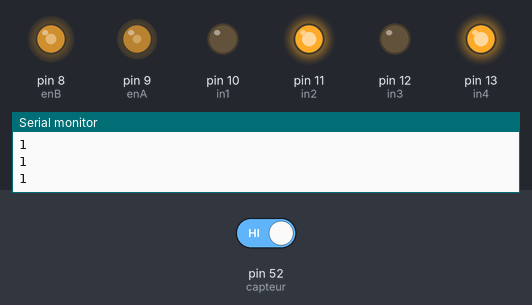
A sketch run on a simulated Arduino Mega 2560, built with avr-gcc and run on an emulated ATmega2560. On the bench: output pins drawn as LEDs (lit = HIGH), the last lines printed to the serial monitor. Dashed ring = blinking. The inputs (shaded band) are chosen by the test bench; at power-on: pin 52 (capteur) HIGH.

Above: at 1.2 s.
1.3 s: pin 52 (capteur) driven LOW
At 1.4 s:
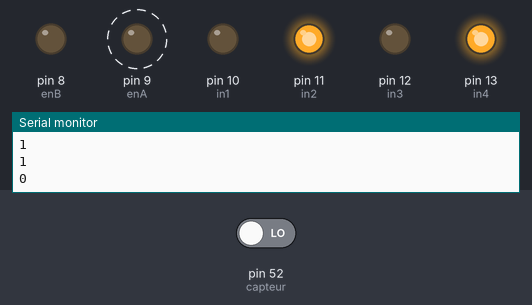
At 2.2 s:
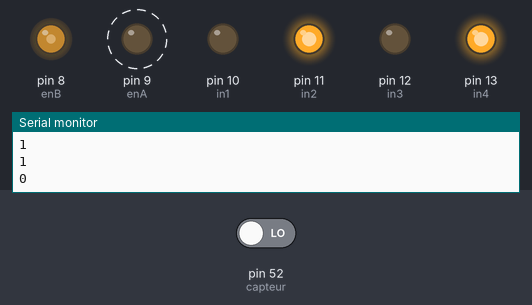
4.3 s: pin 52 (capteur) driven HIGH
At 6.5 s:
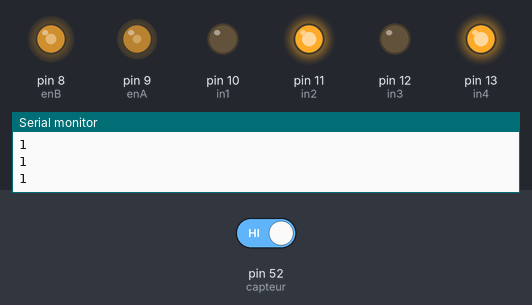
Timing chart, 0 to 8.0 s (numbered marks = the images above; inputs shaded):
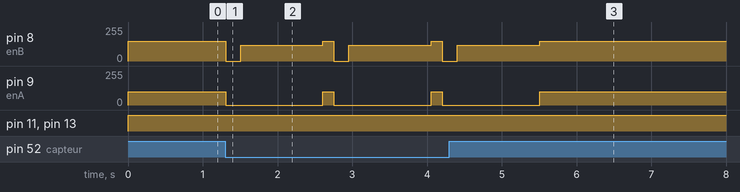

Measured:
- after the input at 1.3 s, pin 8 (enB): 150/255 → 0/255 at once, → 120/255 0.20 s later, → 150/255 1.1 s later, → 0/255 0.15 s later, … (7 changes in this stretch); pin 9 (enA): alternates 100/255 for 0.15 s and 0/255 for 1.3 s, starting at once
- after the input at 4.3 s, pin 9 (enA): goes on until 5.5 s, then stays 100/255

The sketch:

cap_obs.ino
```cpp
int capteur =52; //pin of the obstacle capteur
int detection;  //varibale to but the valeur of the capteur i
//moteur left
  int in3=12;
  int in4=13;
  int enB=8;
//ùoteur right

int in1 =10;
int in2 =11;
int enA = 9;

void setup() {
  pinMode(capteur, INPUT);
  pinMode(enA, OUTPUT);
  pinMode(enB, OUTPUT);
  pinMode(in1, OUTPUT);
  pinMode(in2, OUTPUT);
  pinMode(in3, OUTPUT);
  pinMode(in4, OUTPUT);
  Serial.begin(9600); //initialisation of the monitor serial
}
void loop() {
  detection = digitalRead( 52);
  Serial.println(detection);
  if(detection == 0 ){  // there is an obstacle
    cap_obs();
  }
  else{
    forward();
  }
}
void cap_obs(){
  stop_f();
    delay(200);
    right();
    delay(1100);
    forward();
    delay(150);
}
void forward() {
  analogWrite(enA, 100);
  analogWrite(enB, 150);
  digitalWrite(in1, LOW);
  digitalWrite(in2, HIGH);
  digitalWrite(in3, LOW);
  digitalWrite(in4, HIGH);
}
void stop_f() {
  analogWrite(enA, 0);
  analogWrite(enB, 0);
  digitalWrite(in1, LOW);
  digitalWrite(in2, HIGH);
  digitalWrite(in3, LOW);
  digitalWrite(in4, HIGH);
}
void right() {
  analogWrite(enA, 0);
  analogWrite(enB, 120);
  digitalWrite(in1, LOW);
  digitalWrite(in2, HIGH);
  digitalWrite(in3, LOW);
  digitalWrite(in4, HIGH);

}
```
